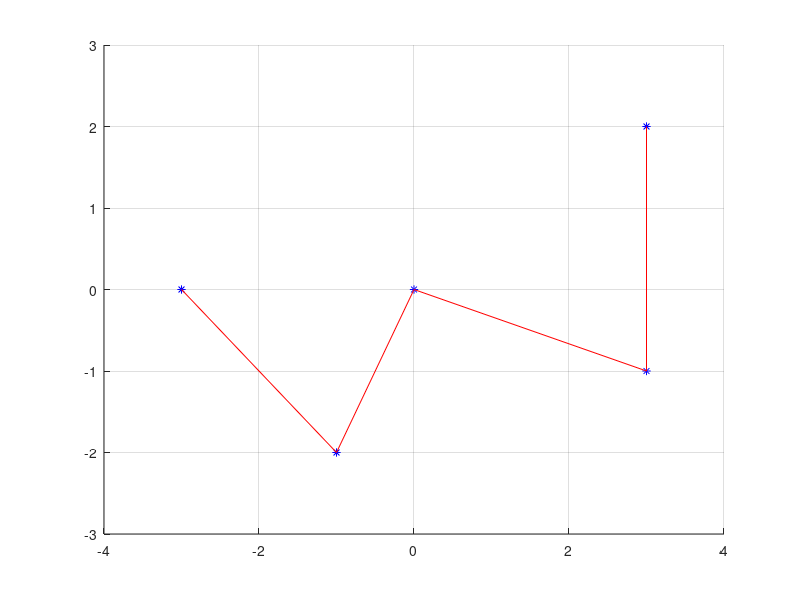

Write MATLAB code to recreate this figure.
% Execise 7A

x = [-3,-1,0,3,3];
y = [0,-2,0,-1,2];
hold on
plot(x,y,'b*');
plot(x,y,'r-');
xlim([-4,4]);
ylim([-3,3]);
grid on